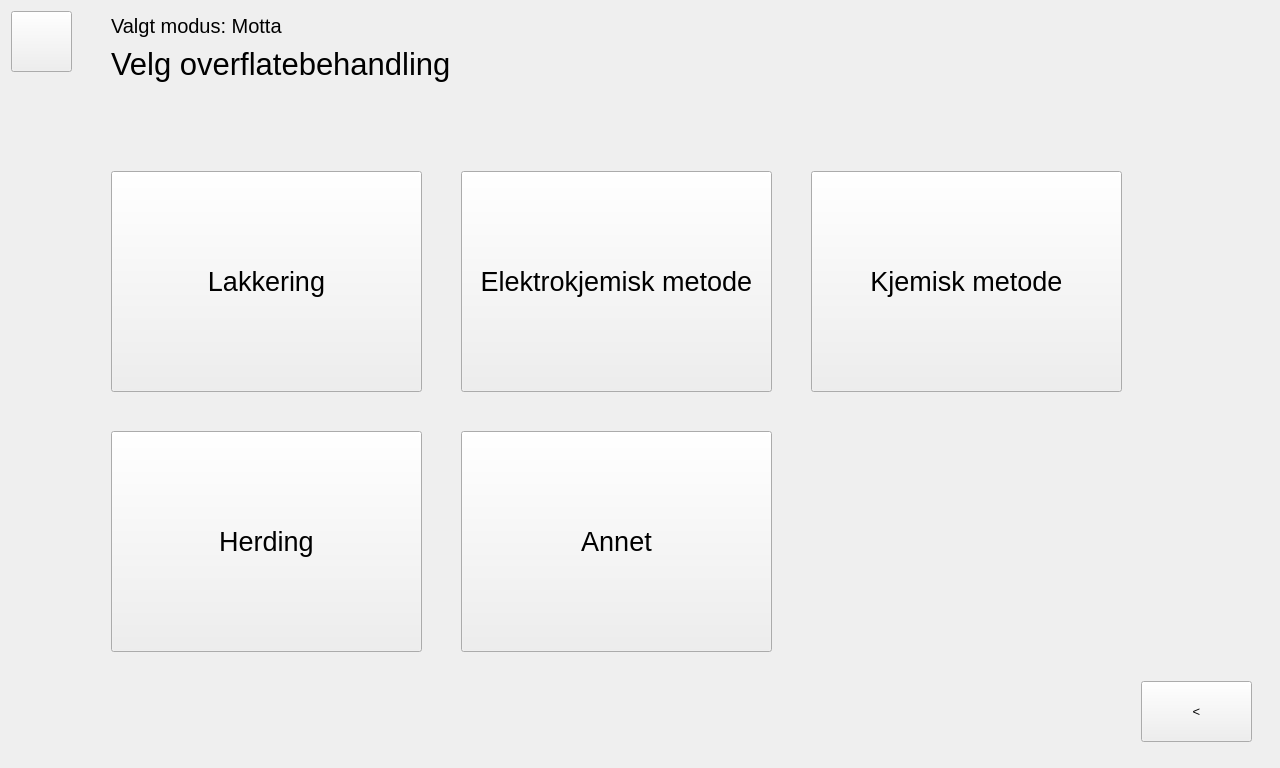
<?xml version="1.0" encoding="UTF-8"?>
<ui version="4.0">
 <class>mottar</class>
 <widget class="QWidget" name="mottar">
  <property name="geometry">
   <rect>
    <x>0</x>
    <y>0</y>
    <width>1280</width>
    <height>768</height>
   </rect>
  </property>
  <property name="windowTitle">
   <string>Form</string>
  </property>
  <layout class="QGridLayout" name="gridLayout">
   <item row="0" column="0">
    <widget class="QStackedWidget" name="stackedWidget">
     <widget class="QWidget" name="side_motta">
      <widget class="QPushButton" name="tilbake_0_motta">
       <property name="geometry">
        <rect>
         <x>1130</x>
         <y>670</y>
         <width>111</width>
         <height>61</height>
        </rect>
       </property>
       <property name="font">
        <font>
         <pointsize>10</pointsize>
        </font>
       </property>
       <property name="text">
        <string>&lt;</string>
       </property>
      </widget>
      <widget class="QWidget" name="layoutWidget">
       <property name="geometry">
        <rect>
         <x>100</x>
         <y>0</y>
         <width>341</width>
         <height>71</height>
        </rect>
       </property>
       <layout class="QGridLayout" name="modusogbehandling">
        <item row="0" column="0">
         <widget class="QLabel" name="label_2">
          <property name="font">
           <font>
            <pointsize>15</pointsize>
           </font>
          </property>
          <property name="text">
           <string>Valgt modus: Motta</string>
          </property>
         </widget>
        </item>
        <item row="1" column="0">
         <widget class="QLabel" name="label_3">
          <property name="font">
           <font>
            <pointsize>23</pointsize>
           </font>
          </property>
          <property name="text">
           <string>Velg overflatebehandling</string>
          </property>
         </widget>
        </item>
       </layout>
      </widget>
      <widget class="QPushButton" name="x_0_motta">
       <property name="geometry">
        <rect>
         <x>0</x>
         <y>0</y>
         <width>61</width>
         <height>61</height>
        </rect>
       </property>
       <property name="text">
        <string/>
       </property>
      </widget>
      <widget class="QPushButton" name="herding">
       <property name="geometry">
        <rect>
         <x>100</x>
         <y>420</y>
         <width>311</width>
         <height>221</height>
        </rect>
       </property>
       <property name="font">
        <font>
         <pointsize>20</pointsize>
        </font>
       </property>
       <property name="text">
        <string>Herding</string>
       </property>
      </widget>
      <widget class="QPushButton" name="lakkering">
       <property name="geometry">
        <rect>
         <x>100</x>
         <y>160</y>
         <width>311</width>
         <height>221</height>
        </rect>
       </property>
       <property name="font">
        <font>
         <pointsize>20</pointsize>
        </font>
       </property>
       <property name="text">
        <string>Lakkering</string>
       </property>
      </widget>
      <widget class="QPushButton" name="elektrokjemisk_metode">
       <property name="geometry">
        <rect>
         <x>450</x>
         <y>160</y>
         <width>311</width>
         <height>221</height>
        </rect>
       </property>
       <property name="font">
        <font>
         <pointsize>20</pointsize>
        </font>
       </property>
       <property name="text">
        <string>Elektrokjemisk metode</string>
       </property>
      </widget>
      <widget class="QPushButton" name="kjemisk_metode">
       <property name="geometry">
        <rect>
         <x>800</x>
         <y>160</y>
         <width>311</width>
         <height>221</height>
        </rect>
       </property>
       <property name="font">
        <font>
         <pointsize>20</pointsize>
        </font>
       </property>
       <property name="text">
        <string>Kjemisk metode</string>
       </property>
      </widget>
      <widget class="QPushButton" name="annet">
       <property name="geometry">
        <rect>
         <x>450</x>
         <y>420</y>
         <width>311</width>
         <height>221</height>
        </rect>
       </property>
       <property name="font">
        <font>
         <pointsize>20</pointsize>
        </font>
       </property>
       <property name="text">
        <string>Annet</string>
       </property>
      </widget>
      <widget class="QLabel" name="logo_tepvr_0">
       <property name="geometry">
        <rect>
         <x>780</x>
         <y>0</y>
         <width>481</width>
         <height>94</height>
        </rect>
       </property>
       <property name="text">
        <string/>
       </property>
      </widget>
     </widget>
     <widget class="QWidget" name="side_lakkering_motta">
      <widget class="QLabel" name="modus_1">
       <property name="geometry">
        <rect>
         <x>100</x>
         <y>0</y>
         <width>291</width>
         <height>51</height>
        </rect>
       </property>
       <property name="font">
        <font>
         <pointsize>15</pointsize>
        </font>
       </property>
       <property name="text">
        <string>Valgt modus: Motta | Lakkering</string>
       </property>
      </widget>
      <widget class="QPushButton" name="tilbake_1_lakk_motta">
       <property name="geometry">
        <rect>
         <x>1130</x>
         <y>670</y>
         <width>111</width>
         <height>61</height>
        </rect>
       </property>
       <property name="font">
        <font>
         <pointsize>10</pointsize>
        </font>
       </property>
       <property name="text">
        <string>&lt;</string>
       </property>
      </widget>
      <widget class="QPushButton" name="pulverlakkering">
       <property name="geometry">
        <rect>
         <x>450</x>
         <y>210</y>
         <width>311</width>
         <height>221</height>
        </rect>
       </property>
       <property name="font">
        <font>
         <pointsize>20</pointsize>
        </font>
       </property>
       <property name="text">
        <string>Pulverlakkering</string>
       </property>
      </widget>
      <widget class="QPushButton" name="vaatlakkering">
       <property name="geometry">
        <rect>
         <x>100</x>
         <y>210</y>
         <width>311</width>
         <height>221</height>
        </rect>
       </property>
       <property name="font">
        <font>
         <pointsize>20</pointsize>
        </font>
       </property>
       <property name="text">
        <string>Våtlakkering</string>
       </property>
      </widget>
      <widget class="QPushButton" name="offshore_lakkering">
       <property name="geometry">
        <rect>
         <x>800</x>
         <y>210</y>
         <width>311</width>
         <height>221</height>
        </rect>
       </property>
       <property name="font">
        <font>
         <pointsize>20</pointsize>
        </font>
       </property>
       <property name="text">
        <string>Offshore lakkering</string>
       </property>
      </widget>
      <widget class="QLabel" name="logo_tepvr_1">
       <property name="geometry">
        <rect>
         <x>780</x>
         <y>0</y>
         <width>481</width>
         <height>94</height>
        </rect>
       </property>
       <property name="text">
        <string/>
       </property>
      </widget>
     </widget>
     <widget class="QWidget" name="side_elektrokjemisk_metode_motta">
      <widget class="QLabel" name="modus_2">
       <property name="geometry">
        <rect>
         <x>90</x>
         <y>0</y>
         <width>411</width>
         <height>51</height>
        </rect>
       </property>
       <property name="font">
        <font>
         <pointsize>15</pointsize>
        </font>
       </property>
       <property name="text">
        <string>Valgt modus: Motta | Elektrokjemisk Metode</string>
       </property>
      </widget>
      <widget class="QPushButton" name="tilbake_2_elkj_motta">
       <property name="geometry">
        <rect>
         <x>1130</x>
         <y>670</y>
         <width>111</width>
         <height>61</height>
        </rect>
       </property>
       <property name="font">
        <font>
         <pointsize>10</pointsize>
        </font>
       </property>
       <property name="text">
        <string>&lt;</string>
       </property>
      </widget>
      <widget class="QPushButton" name="hardforkromming">
       <property name="geometry">
        <rect>
         <x>790</x>
         <y>130</y>
         <width>311</width>
         <height>221</height>
        </rect>
       </property>
       <property name="font">
        <font>
         <pointsize>20</pointsize>
        </font>
       </property>
       <property name="text">
        <string>Hardforkromming</string>
       </property>
      </widget>
      <widget class="QPushButton" name="elzink">
       <property name="geometry">
        <rect>
         <x>440</x>
         <y>390</y>
         <width>661</width>
         <height>221</height>
        </rect>
       </property>
       <property name="font">
        <font>
         <pointsize>20</pointsize>
        </font>
       </property>
       <property name="text">
        <string>Elektrolytisk forsinking/elzink</string>
       </property>
      </widget>
      <widget class="QPushButton" name="eloksering_alu">
       <property name="geometry">
        <rect>
         <x>90</x>
         <y>130</y>
         <width>311</width>
         <height>221</height>
        </rect>
       </property>
       <property name="font">
        <font>
         <pointsize>20</pointsize>
        </font>
       </property>
       <property name="text">
        <string>Eloksering (aluminium)</string>
       </property>
      </widget>
      <widget class="QPushButton" name="kromatering">
       <property name="geometry">
        <rect>
         <x>440</x>
         <y>130</y>
         <width>311</width>
         <height>221</height>
        </rect>
       </property>
       <property name="font">
        <font>
         <pointsize>20</pointsize>
        </font>
       </property>
       <property name="text">
        <string>Kromatering</string>
       </property>
      </widget>
      <widget class="QPushButton" name="elektrolytisk_fornikling">
       <property name="geometry">
        <rect>
         <x>90</x>
         <y>390</y>
         <width>311</width>
         <height>221</height>
        </rect>
       </property>
       <property name="font">
        <font>
         <pointsize>20</pointsize>
        </font>
       </property>
       <property name="text">
        <string>Elektrolytisk fornikling</string>
       </property>
      </widget>
      <widget class="QLabel" name="logo_tepvr_2">
       <property name="geometry">
        <rect>
         <x>780</x>
         <y>0</y>
         <width>481</width>
         <height>94</height>
        </rect>
       </property>
       <property name="text">
        <string/>
       </property>
      </widget>
     </widget>
     <widget class="QWidget" name="side_kjemisk_metode_motta">
      <widget class="QLabel" name="modus_3">
       <property name="geometry">
        <rect>
         <x>110</x>
         <y>0</y>
         <width>341</width>
         <height>51</height>
        </rect>
       </property>
       <property name="font">
        <font>
         <pointsize>15</pointsize>
        </font>
       </property>
       <property name="text">
        <string>Valgt modus: Motta | Kjemisk Metode</string>
       </property>
      </widget>
      <widget class="QPushButton" name="tilbake_3_kj_motta">
       <property name="geometry">
        <rect>
         <x>1130</x>
         <y>670</y>
         <width>111</width>
         <height>61</height>
        </rect>
       </property>
       <property name="font">
        <font>
         <pointsize>10</pointsize>
        </font>
       </property>
       <property name="text">
        <string>&lt;</string>
       </property>
      </widget>
      <widget class="QPushButton" name="syrevask">
       <property name="geometry">
        <rect>
         <x>810</x>
         <y>150</y>
         <width>311</width>
         <height>221</height>
        </rect>
       </property>
       <property name="font">
        <font>
         <pointsize>20</pointsize>
        </font>
       </property>
       <property name="text">
        <string>Syrevask</string>
       </property>
      </widget>
      <widget class="QPushButton" name="brunering">
       <property name="geometry">
        <rect>
         <x>460</x>
         <y>150</y>
         <width>311</width>
         <height>221</height>
        </rect>
       </property>
       <property name="font">
        <font>
         <pointsize>20</pointsize>
        </font>
       </property>
       <property name="text">
        <string>Brunering</string>
       </property>
      </widget>
      <widget class="QPushButton" name="galvanisering_varmforsinking">
       <property name="geometry">
        <rect>
         <x>110</x>
         <y>410</y>
         <width>661</width>
         <height>221</height>
        </rect>
       </property>
       <property name="font">
        <font>
         <pointsize>20</pointsize>
        </font>
       </property>
       <property name="text">
        <string>Galvanisering/varmforsinking</string>
       </property>
      </widget>
      <widget class="QPushButton" name="fosfatering">
       <property name="geometry">
        <rect>
         <x>110</x>
         <y>150</y>
         <width>311</width>
         <height>221</height>
        </rect>
       </property>
       <property name="font">
        <font>
         <pointsize>20</pointsize>
        </font>
       </property>
       <property name="text">
        <string>Fosfatering</string>
       </property>
      </widget>
      <widget class="QLabel" name="logo_tepvr_3">
       <property name="geometry">
        <rect>
         <x>780</x>
         <y>0</y>
         <width>481</width>
         <height>94</height>
        </rect>
       </property>
       <property name="text">
        <string/>
       </property>
      </widget>
     </widget>
     <widget class="QWidget" name="side_herding_motta">
      <widget class="QLabel" name="modus_4">
       <property name="geometry">
        <rect>
         <x>110</x>
         <y>0</y>
         <width>271</width>
         <height>51</height>
        </rect>
       </property>
       <property name="font">
        <font>
         <pointsize>15</pointsize>
        </font>
       </property>
       <property name="text">
        <string>Valgt modus: Motta | Herding</string>
       </property>
      </widget>
      <widget class="QPushButton" name="tilbake_4_herding_motta">
       <property name="geometry">
        <rect>
         <x>1130</x>
         <y>670</y>
         <width>111</width>
         <height>61</height>
        </rect>
       </property>
       <property name="font">
        <font>
         <pointsize>10</pointsize>
        </font>
       </property>
       <property name="text">
        <string>&lt;</string>
       </property>
      </widget>
      <widget class="QPushButton" name="herd_herding">
       <property name="geometry">
        <rect>
         <x>110</x>
         <y>180</y>
         <width>311</width>
         <height>221</height>
        </rect>
       </property>
       <property name="font">
        <font>
         <pointsize>20</pointsize>
        </font>
       </property>
       <property name="text">
        <string>Herding</string>
       </property>
      </widget>
      <widget class="QPushButton" name="nitrering">
       <property name="geometry">
        <rect>
         <x>810</x>
         <y>180</y>
         <width>311</width>
         <height>221</height>
        </rect>
       </property>
       <property name="font">
        <font>
         <pointsize>20</pointsize>
        </font>
       </property>
       <property name="text">
        <string>Nitrering</string>
       </property>
      </widget>
      <widget class="QPushButton" name="sett_herding">
       <property name="geometry">
        <rect>
         <x>460</x>
         <y>180</y>
         <width>311</width>
         <height>221</height>
        </rect>
       </property>
       <property name="font">
        <font>
         <pointsize>20</pointsize>
        </font>
       </property>
       <property name="text">
        <string>Sett-herding</string>
       </property>
      </widget>
      <widget class="QPushButton" name="plasma_nitrering">
       <property name="geometry">
        <rect>
         <x>110</x>
         <y>440</y>
         <width>311</width>
         <height>221</height>
        </rect>
       </property>
       <property name="font">
        <font>
         <pointsize>20</pointsize>
        </font>
       </property>
       <property name="text">
        <string>Plasma nitering</string>
       </property>
      </widget>
      <widget class="QLabel" name="logo_tepvr_4">
       <property name="geometry">
        <rect>
         <x>780</x>
         <y>0</y>
         <width>481</width>
         <height>94</height>
        </rect>
       </property>
       <property name="text">
        <string/>
       </property>
      </widget>
     </widget>
     <widget class="QWidget" name="side_annet_motta">
      <widget class="QLabel" name="modus_5">
       <property name="geometry">
        <rect>
         <x>60</x>
         <y>0</y>
         <width>261</width>
         <height>51</height>
        </rect>
       </property>
       <property name="font">
        <font>
         <pointsize>15</pointsize>
        </font>
       </property>
       <property name="text">
        <string>Valgt modus: Motta | Annet</string>
       </property>
      </widget>
      <widget class="QPushButton" name="tilbake_5_annet_motta">
       <property name="geometry">
        <rect>
         <x>1130</x>
         <y>670</y>
         <width>111</width>
         <height>61</height>
        </rect>
       </property>
       <property name="font">
        <font>
         <pointsize>10</pointsize>
        </font>
       </property>
       <property name="text">
        <string>&lt;</string>
       </property>
      </widget>
      <widget class="QPushButton" name="sandblaasing">
       <property name="geometry">
        <rect>
         <x>930</x>
         <y>100</y>
         <width>251</width>
         <height>161</height>
        </rect>
       </property>
       <property name="font">
        <font>
         <pointsize>20</pointsize>
        </font>
       </property>
       <property name="text">
        <string>Sandblåsing</string>
       </property>
      </widget>
      <widget class="QPushButton" name="traadskjaering">
       <property name="geometry">
        <rect>
         <x>350</x>
         <y>100</y>
         <width>251</width>
         <height>161</height>
        </rect>
       </property>
       <property name="font">
        <font>
         <pointsize>20</pointsize>
        </font>
       </property>
       <property name="text">
        <string>Trådskjæring</string>
       </property>
      </widget>
      <widget class="QPushButton" name="polering">
       <property name="geometry">
        <rect>
         <x>570</x>
         <y>500</y>
         <width>251</width>
         <height>161</height>
        </rect>
       </property>
       <property name="font">
        <font>
         <pointsize>20</pointsize>
        </font>
       </property>
       <property name="text">
        <string>Polering</string>
       </property>
      </widget>
      <widget class="QPushButton" name="gullbelegging">
       <property name="geometry">
        <rect>
         <x>930</x>
         <y>300</y>
         <width>251</width>
         <height>161</height>
        </rect>
       </property>
       <property name="font">
        <font>
         <pointsize>20</pointsize>
        </font>
       </property>
       <property name="text">
        <string>Gullbelegging</string>
       </property>
      </widget>
      <widget class="QPushButton" name="sliping">
       <property name="geometry">
        <rect>
         <x>60</x>
         <y>100</y>
         <width>251</width>
         <height>161</height>
        </rect>
       </property>
       <property name="font">
        <font>
         <pointsize>20</pointsize>
        </font>
       </property>
       <property name="text">
        <string>Sliping</string>
       </property>
      </widget>
      <widget class="QPushButton" name="glass_blaasing">
       <property name="geometry">
        <rect>
         <x>640</x>
         <y>100</y>
         <width>251</width>
         <height>161</height>
        </rect>
       </property>
       <property name="font">
        <font>
         <pointsize>20</pointsize>
        </font>
       </property>
       <property name="text">
        <string>Glass blåsing</string>
       </property>
      </widget>
      <widget class="QPushButton" name="fortinning">
       <property name="geometry">
        <rect>
         <x>570</x>
         <y>300</y>
         <width>251</width>
         <height>161</height>
        </rect>
       </property>
       <property name="font">
        <font>
         <pointsize>20</pointsize>
        </font>
       </property>
       <property name="text">
        <string>Fortinning</string>
       </property>
      </widget>
      <widget class="QPushButton" name="elektrolytisk_polering">
       <property name="geometry">
        <rect>
         <x>60</x>
         <y>500</y>
         <width>391</width>
         <height>161</height>
        </rect>
       </property>
       <property name="font">
        <font>
         <pointsize>20</pointsize>
        </font>
       </property>
       <property name="text">
        <string>Elektrolytisk polering</string>
       </property>
      </widget>
      <widget class="QPushButton" name="forsolving_gullbelegging">
       <property name="geometry">
        <rect>
         <x>60</x>
         <y>300</y>
         <width>391</width>
         <height>161</height>
        </rect>
       </property>
       <property name="font">
        <font>
         <pointsize>20</pointsize>
        </font>
       </property>
       <property name="text">
        <string>Forsølving/Gullbelegging</string>
       </property>
      </widget>
      <widget class="QLabel" name="logo_tepvr_5">
       <property name="geometry">
        <rect>
         <x>780</x>
         <y>0</y>
         <width>481</width>
         <height>94</height>
        </rect>
       </property>
       <property name="text">
        <string/>
       </property>
      </widget>
     </widget>
    </widget>
   </item>
  </layout>
 </widget>
 <resources/>
 <connections/>
</ui>
